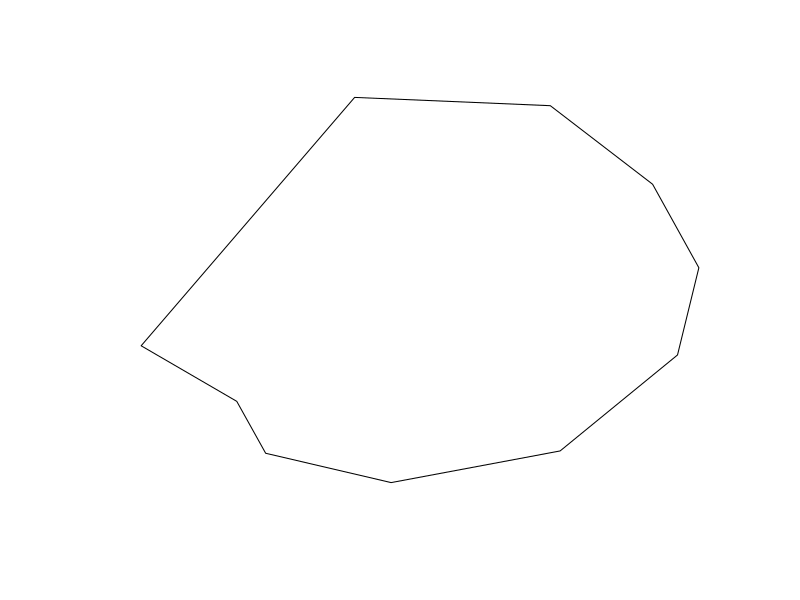

The R source for this figure: (Note: this script raises an error after producing the figure.)
#Hexagon 2

###Loading packages
library(sf)


OBIS_pts <- matrix(c(-69.14795, 44.02442, -67.71973, 41.45920, 
-61.52344, 40.01079, -53.17383, 41.57436, -47.37305, 46.31658, 
-46.31836, 50.62507, -48.60352, 54.74999, -53.65723, 58.63122, 
-63.32520, 59.04055, -73.87207, 46.76997, -69.14795, 44.02442), ncol=2, byrow=TRUE)

OBIS_pts = list(OBIS_pts)

OBIS_poly <- st_polygon(OBIS_pts)
class(OBIS_poly)
plot(OBIS_poly)

new = st_transform(OBIS_poly, "+proj=eqc")


?st_as_sf



str(OBIS_poly)
